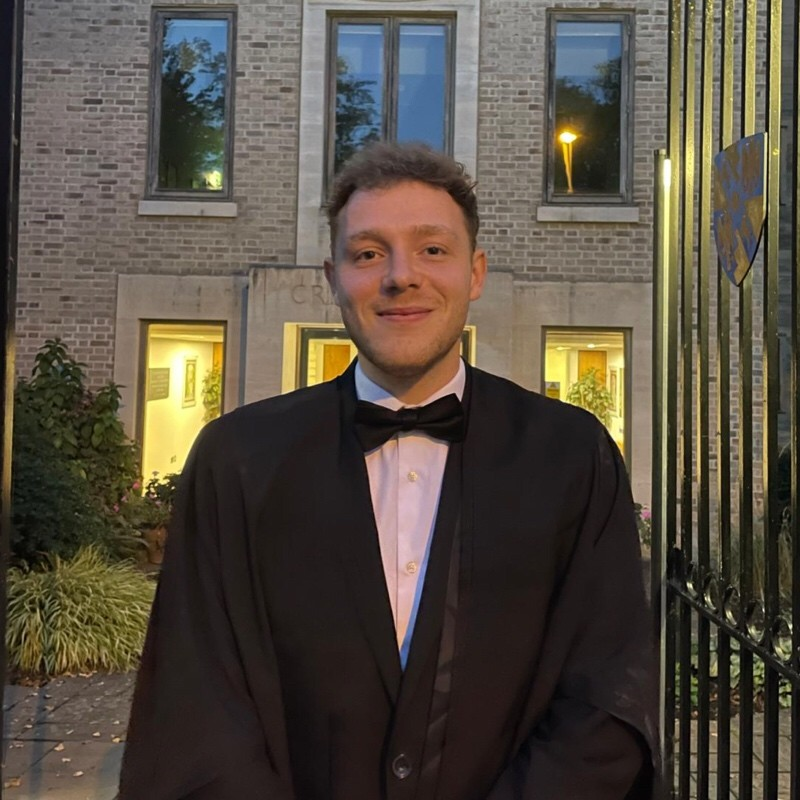
#> input picture profile_photo.jpeg, 800 x 800 px, found by its file name
$ python acgt_face.py
#> lines starting #> are read from the running program, lines starting #| are printed output that depends on the picture
import cv2

print("hello world")


def pixel_to_dna(val):
    if val < 64:
        return "A"
    elif val < 128:
        return "C"
    elif val < 192:
        return "G"
    else:
        return "T"


def image_to_dna_ascii(image_path, output_width):

#> called with image_path = 'profile_photo.jpeg', output_width = 500
    img = cv2.imread(image_path, cv2.IMREAD_GRAYSCALE)
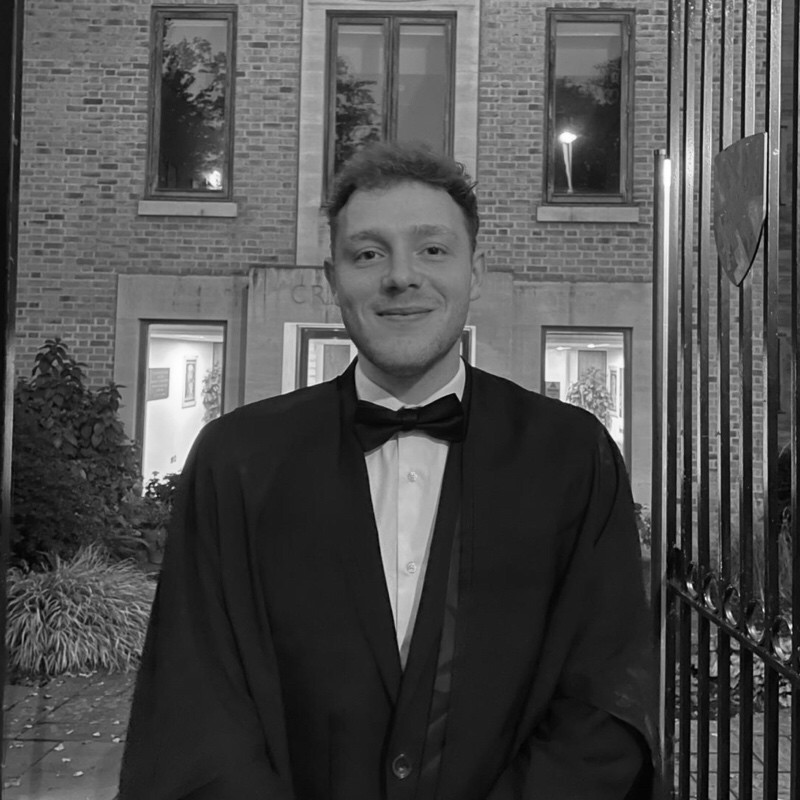
#> img: shape (800, 800); min 0, max 255, mean 79.2

    h, w = img.shape
#> h = 800; w = 800

    ratio = h/w
#> ratio = 1

    output_height = int(output_width * ratio * 0.55)  # Adjusting for font aspect ratio
#> output_height = 275

    resized_img = cv2.resize(img, (output_width, output_height))
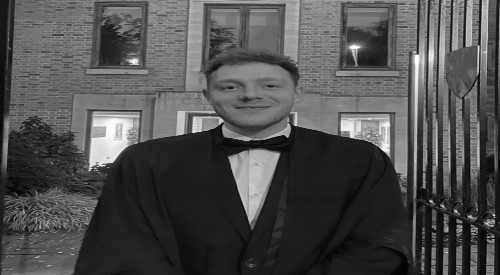
#> resized_img: shape (275, 500); min 1, max 255, mean 79.1

    dna_art = []

    for row in resized_img:

        dna_row = [pixel_to_dna(pixel) for pixel in row]

        dna_art.append("".join(dna_row))
#> after the loop, dna_art = 275 items

    return "\n".join(dna_art)

image_path = "profile_photo.jpeg"
output_width = 500
dna_ascii = image_to_dna_ascii(image_path, output_width)

# Save the ASCII art to a file
with open("dna_art.txt", "w") as f:
    f.write(dna_ascii)

# Print the ASCII art to the console
print(dna_ascii)
#> (printed output is left out)
